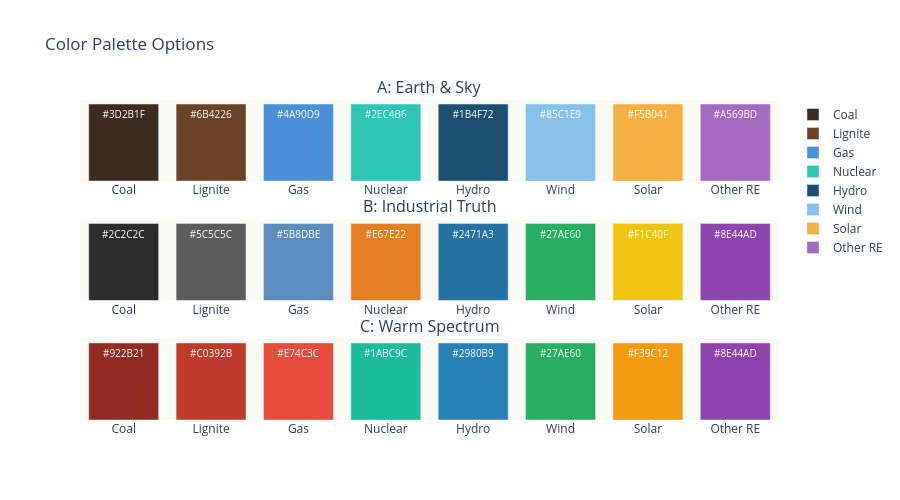

Source (notebook cell):
### Code cell
# Show all 3 palettes as color swatches
fig = make_subplots(rows=3, cols=1, subplot_titles=list(palettes.keys()),
                    vertical_spacing=0.12)

for i, (name, pal) in enumerate(palettes.items(), 1):
    for j, fuel in enumerate(fuel_cols):
        fig.add_trace(go.Bar(
            x=[fuel_labels[j]], y=[1],
            marker_color=pal[fuel],
            name=fuel_labels[j],
            showlegend=(i == 1),
            text=pal[fuel], textposition='inside',
            textfont=dict(color='white', size=10),
        ), row=i, col=1)

fig.update_layout(height=500, title='Color Palette Options', barmode='group',
                  plot_bgcolor='#FAFAF5')
fig.update_yaxes(visible=False)
fig.show()

### Figure 1 — Plotly figure (JSON) as saved in the notebook; plotly's stock layout.template omitted (floating-point values rounded to 4 significant figures)
{"data": [{"marker": {"color": "#3D2B1F"}, "name": "Coal", "showlegend": true, "text": "#3D2B1F", "textfont": {"color": "white", "size": 10}, "textposition": "inside", "type": "bar", "x": ["Coal"], "xaxis": "x", "y": [1], "yaxis": "y"}, {"marker": {"color": "#6B4226"}, "name": "Lignite", "showlegend": true, "text": "#6B4226", "textfont": {"color": "white", "size": 10}, "textposition": "inside", "type": "bar", "x": ["Lignite"], "xaxis": "x", "y": [1], "yaxis": "y"}, {"marker": {"color": "#4A90D9"}, "name": "Gas", "showlegend": true, "text": "#4A90D9", "textfont": {"color": "white", "size": 10}, "textposition": "inside", "type": "bar", "x": ["Gas"], "xaxis": "x", "y": [1], "yaxis": "y"}, {"marker": {"color": "#2EC4B6"}, "name": "Nuclear", "showlegend": true, "text": "#2EC4B6", "textfont": {"color": "white", "size": 10}, "textposition": "inside", "type": "bar", "x": ["Nuclear"], "xaxis": "x", "y": [1], "yaxis": "y"}, {"marker": {"color": "#1B4F72"}, "name": "Hydro", "showlegend": true, "text": "#1B4F72", "textfont": {"color": "white", "size": 10}, "textposition": "inside", "type": "bar", "x": ["Hydro"], "xaxis": "x", "y": [1], "yaxis": "y"}, {"marker": {"color": "#85C1E9"}, "name": "Wind", "showlegend": true, "text": "#85C1E9", "textfont": {"color": "white", "size": 10}, "textposition": "inside", "type": "bar", "x": ["Wind"], "xaxis": "x", "y": [1], "yaxis": "y"}, {"marker": {"color": "#F5B041"}, "name": "Solar", "showlegend": true, "text": "#F5B041", "textfont": {"color": "white", "size": 10}, "textposition": "inside", "type": "bar", "x": ["Solar"], "xaxis": "x", "y": [1], "yaxis": "y"}, {"marker": {"color": "#A569BD"}, "name": "Other RE", "showlegend": true, "text": "#A569BD", "textfont": {"color": "white", "size": 10}, "textposition": "inside", "type": "bar", "x": ["Other RE"], "xaxis": "x", "y": [1], "yaxis": "y"}, {"marker": {"color": "#2C2C2C"}, "name": "Coal", "showlegend": false, "text": "#2C2C2C", "textfont": {"color": "white", "size": 10}, "textposition": "inside", "type": "bar", "x": ["Coal"], "xaxis": "x2", "y": [1], "yaxis": "y2"}, {"marker": {"color": "#5C5C5C"}, "name": "Lignite", "showlegend": false, "text": "#5C5C5C", "textfont": {"color": "white", "size": 10}, "textposition": "inside", "type": "bar", "x": ["Lignite"], "xaxis": "x2", "y": [1], "yaxis": "y2"}, {"marker": {"color": "#5B8DBE"}, "name": "Gas", "showlegend": false, "text": "#5B8DBE", "textfont": {"color": "white", "size": 10}, "textposition": "inside", "type": "bar", "x": ["Gas"], "xaxis": "x2", "y": [1], "yaxis": "y2"}, {"marker": {"color": "#E67E22"}, "name": "Nuclear", "showlegend": false, "text": "#E67E22", "textfont": {"color": "white", "size": 10}, "textposition": "inside", "type": "bar", "x": ["Nuclear"], "xaxis": "x2", "y": [1], "yaxis": "y2"}, {"marker": {"color": "#2471A3"}, "name": "Hydro", "showlegend": false, "text": "#2471A3", "textfont": {"color": "white", "size": 10}, "textposition": "inside", "type": "bar", "x": ["Hydro"], "xaxis": "x2", "y": [1], "yaxis": "y2"}, {"marker": {"color": "#27AE60"}, "name": "Wind", "showlegend": false, "text": "#27AE60", "textfont": {"color": "white", "size": 10}, "textposition": "inside", "type": "bar", "x": ["Wind"], "xaxis": "x2", "y": [1], "yaxis": "y2"}, {"marker": {"color": "#F1C40F"}, "name": "Solar", "showlegend": false, "text": "#F1C40F", "textfont": {"color": "white", "size": 10}, "textposition": "inside", "type": "bar", "x": ["Solar"], "xaxis": "x2", "y": [1], "yaxis": "y2"}, {"marker": {"color": "#8E44AD"}, "name": "Other RE", "showlegend": false, "text": "#8E44AD", "textfont": {"color": "white", "size": 10}, "textposition": "inside", "type": "bar", "x": ["Other RE"], "xaxis": "x2", "y": [1], "yaxis": "y2"}, {"marker": {"color": "#922B21"}, "name": "Coal", "showlegend": false, "text": "#922B21", "textfont": {"color": "white", "size": 10}, "textposition": "inside", "type": "bar", "x": ["Coal"], "xaxis": "x3", "y": [1], "yaxis": "y3"}, {"marker": {"color": "#C0392B"}, "name": "Lignite", "showlegend": false, "text": "#C0392B", "textfont": {"color": "white", "size": 10}, "textposition": "inside", "type": "bar", "x": ["Lignite"], "xaxis": "x3", "y": [1], "yaxis": "y3"}, {"marker": {"color": "#E74C3C"}, "name": "Gas", "showlegend": false, "text": "#E74C3C", "textfont": {"color": "white", "size": 10}, "textposition": "inside", "type": "bar", "x": ["Gas"], "xaxis": "x3", "y": [1], "yaxis": "y3"}, {"marker": {"color": "#1ABC9C"}, "name": "Nuclear", "showlegend": false, "text": "#1ABC9C", "textfont": {"color": "white", "size": 10}, "textposition": "inside", "type": "bar", "x": ["Nuclear"], "xaxis": "x3", "y": [1], "yaxis": "y3"}, {"marker": {"color": "#2980B9"}, "name": "Hydro", "showlegend": false, "text": "#2980B9", "textfont": {"color": "white", "size": 10}, "textposition": "inside", "type": "bar", "x": ["Hydro"], "xaxis": "x3", "y": [1], "yaxis": "y3"}, {"marker": {"color": "#27AE60"}, "name": "Wind", "showlegend": false, "text": "#27AE60", "textfont": {"color": "white", "size": 10}, "textposition": "inside", "type": "bar", "x": ["Wind"], "xaxis": "x3", "y": [1], "yaxis": "y3"}, {"marker": {"color": "#F39C12"}, "name": "Solar", "showlegend": false, "text": "#F39C12", "textfont": {"color": "white", "size": 10}, "textposition": "inside", "type": "bar", "x": ["Solar"], "xaxis": "x3", "y": [1], "yaxis": "y3"}, {"marker": {"color": "#8E44AD"}, "name": "Other RE", "showlegend": false, "text": "#8E44AD", "textfont": {"color": "white", "size": 10}, "textposition": "inside", "type": "bar", "x": ["Other RE"], "xaxis": "x3", "y": [1], "yaxis": "y3"}], "layout": {"annotations": [{"font": {"size": 16}, "showarrow": false, "text": "A: Earth & Sky", "x": 0.5, "xanchor": "center", "xref": "paper", "y": 1, "yanchor": "bottom", "yref": "paper"}, {"font": {"size": 16}, "showarrow": false, "text": "B: Industrial Truth", "x": 0.5, "xanchor": "center", "xref": "paper", "y": 0.6267, "yanchor": "bottom", "yref": "paper"}, {"font": {"size": 16}, "showarrow": false, "text": "C: Warm Spectrum", "x": 0.5, "xanchor": "center", "xref": "paper", "y": 0.2533, "yanchor": "bottom", "yref": "paper"}], "barmode": "group", "height": 500, "plot_bgcolor": "#FAFAF5", "title": {"text": "Color Palette Options"}, "xaxis": {"anchor": "y", "domain": [0, 1]}, "xaxis2": {"anchor": "y2", "domain": [0, 1]}, "xaxis3": {"anchor": "y3", "domain": [0, 1]}, "yaxis": {"anchor": "x", "domain": [0.7467, 1], "visible": false}, "yaxis2": {"anchor": "x2", "domain": [0.3733, 0.6267], "visible": false}, "yaxis3": {"anchor": "x3", "domain": [0, 0.2533], "visible": false}}}
